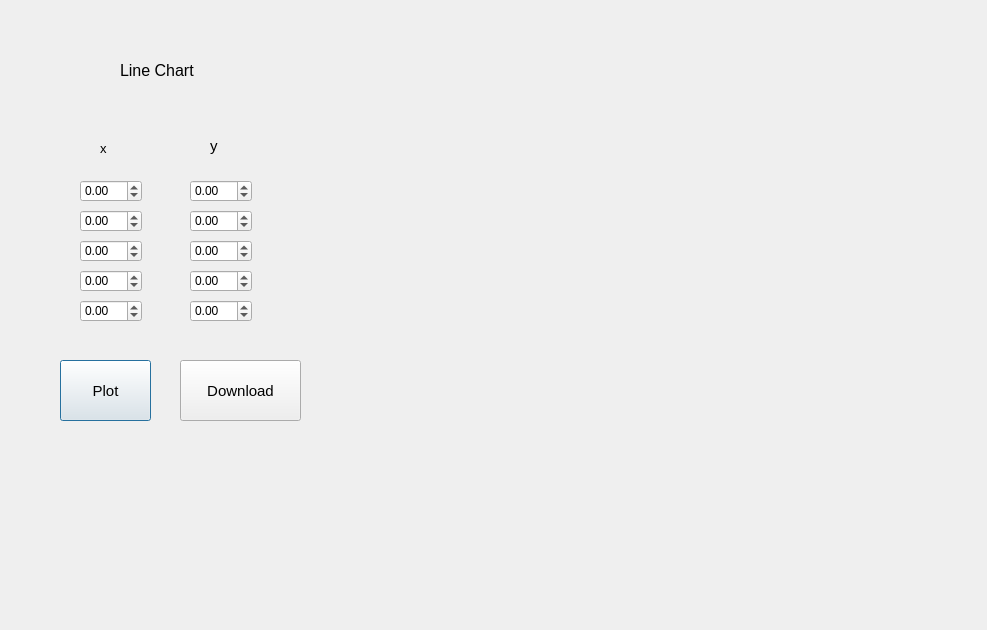
<?xml version="1.0" encoding="UTF-8"?>
<ui version="4.0">
 <class>Dialog5</class>
 <widget class="QDialog" name="Dialog5">
  <property name="geometry">
   <rect>
    <x>0</x>
    <y>0</y>
    <width>987</width>
    <height>630</height>
   </rect>
  </property>
  <property name="windowTitle">
   <string>Dialog</string>
  </property>
  <widget class="QCustomPlot" name="plot" native="true">
   <property name="geometry">
    <rect>
     <x>339</x>
     <y>69</y>
     <width>581</width>
     <height>501</height>
    </rect>
   </property>
  </widget>
  <widget class="QLabel" name="label">
   <property name="geometry">
    <rect>
     <x>100</x>
     <y>140</y>
     <width>55</width>
     <height>16</height>
    </rect>
   </property>
   <property name="font">
    <font>
     <pointsize>10</pointsize>
    </font>
   </property>
   <property name="text">
    <string>x</string>
   </property>
  </widget>
  <widget class="QLabel" name="label_2">
   <property name="geometry">
    <rect>
     <x>210</x>
     <y>130</y>
     <width>55</width>
     <height>31</height>
    </rect>
   </property>
   <property name="font">
    <font>
     <pointsize>11</pointsize>
    </font>
   </property>
   <property name="text">
    <string>y</string>
   </property>
  </widget>
  <widget class="QDoubleSpinBox" name="i_1">
   <property name="geometry">
    <rect>
     <x>80</x>
     <y>180</y>
     <width>62</width>
     <height>22</height>
    </rect>
   </property>
   <property name="minimum">
    <double>-10.000000000000000</double>
   </property>
  </widget>
  <widget class="QDoubleSpinBox" name="i_2">
   <property name="geometry">
    <rect>
     <x>80</x>
     <y>210</y>
     <width>62</width>
     <height>22</height>
    </rect>
   </property>
   <property name="minimum">
    <double>-10.000000000000000</double>
   </property>
  </widget>
  <widget class="QDoubleSpinBox" name="i_3">
   <property name="geometry">
    <rect>
     <x>80</x>
     <y>240</y>
     <width>62</width>
     <height>22</height>
    </rect>
   </property>
   <property name="minimum">
    <double>-10.000000000000000</double>
   </property>
  </widget>
  <widget class="QDoubleSpinBox" name="i_4">
   <property name="geometry">
    <rect>
     <x>80</x>
     <y>270</y>
     <width>62</width>
     <height>22</height>
    </rect>
   </property>
   <property name="minimum">
    <double>-10.000000000000000</double>
   </property>
  </widget>
  <widget class="QDoubleSpinBox" name="i_5">
   <property name="geometry">
    <rect>
     <x>80</x>
     <y>300</y>
     <width>62</width>
     <height>22</height>
    </rect>
   </property>
   <property name="minimum">
    <double>-10.000000000000000</double>
   </property>
  </widget>
  <widget class="QDoubleSpinBox" name="i_6">
   <property name="geometry">
    <rect>
     <x>190</x>
     <y>180</y>
     <width>62</width>
     <height>22</height>
    </rect>
   </property>
   <property name="minimum">
    <double>-10.000000000000000</double>
   </property>
  </widget>
  <widget class="QDoubleSpinBox" name="i_7">
   <property name="geometry">
    <rect>
     <x>190</x>
     <y>210</y>
     <width>62</width>
     <height>22</height>
    </rect>
   </property>
   <property name="minimum">
    <double>-10.000000000000000</double>
   </property>
  </widget>
  <widget class="QDoubleSpinBox" name="i_8">
   <property name="geometry">
    <rect>
     <x>190</x>
     <y>240</y>
     <width>62</width>
     <height>22</height>
    </rect>
   </property>
   <property name="minimum">
    <double>-10.000000000000000</double>
   </property>
  </widget>
  <widget class="QDoubleSpinBox" name="i_9">
   <property name="geometry">
    <rect>
     <x>190</x>
     <y>270</y>
     <width>62</width>
     <height>22</height>
    </rect>
   </property>
   <property name="minimum">
    <double>-10.000000000000000</double>
   </property>
  </widget>
  <widget class="QDoubleSpinBox" name="i_10">
   <property name="geometry">
    <rect>
     <x>190</x>
     <y>300</y>
     <width>62</width>
     <height>22</height>
    </rect>
   </property>
   <property name="minimum">
    <double>-10.000000000000000</double>
   </property>
  </widget>
  <widget class="QPushButton" name="plot_btn">
   <property name="geometry">
    <rect>
     <x>60</x>
     <y>360</y>
     <width>91</width>
     <height>61</height>
    </rect>
   </property>
   <property name="font">
    <font>
     <pointsize>11</pointsize>
    </font>
   </property>
   <property name="text">
    <string>Plot</string>
   </property>
  </widget>
  <widget class="QPushButton" name="Download_btn">
   <property name="geometry">
    <rect>
     <x>180</x>
     <y>360</y>
     <width>121</width>
     <height>61</height>
    </rect>
   </property>
   <property name="font">
    <font>
     <pointsize>11</pointsize>
    </font>
   </property>
   <property name="text">
    <string>Download</string>
   </property>
  </widget>
  <widget class="QLabel" name="label_3">
   <property name="geometry">
    <rect>
     <x>120</x>
     <y>60</y>
     <width>111</width>
     <height>21</height>
    </rect>
   </property>
   <property name="font">
    <font>
     <pointsize>12</pointsize>
    </font>
   </property>
   <property name="text">
    <string>Line Chart</string>
   </property>
  </widget>
 </widget>
 <customwidgets>
  <customwidget>
   <class>QCustomPlot</class>
   <extends>QWidget</extends>
   <header>qcustomplot.h</header>
   <container>1</container>
  </customwidget>
 </customwidgets>
 <resources/>
 <connections/>
</ui>
